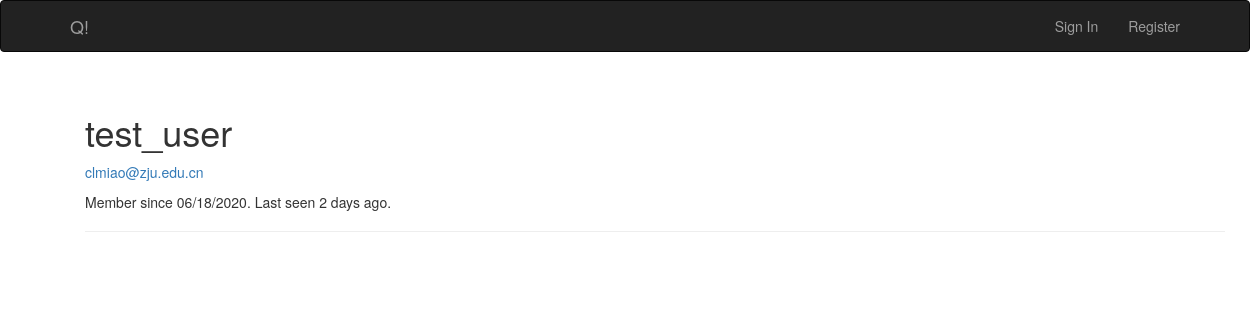
/user/test_user, run on an earlier commit of the app's database.
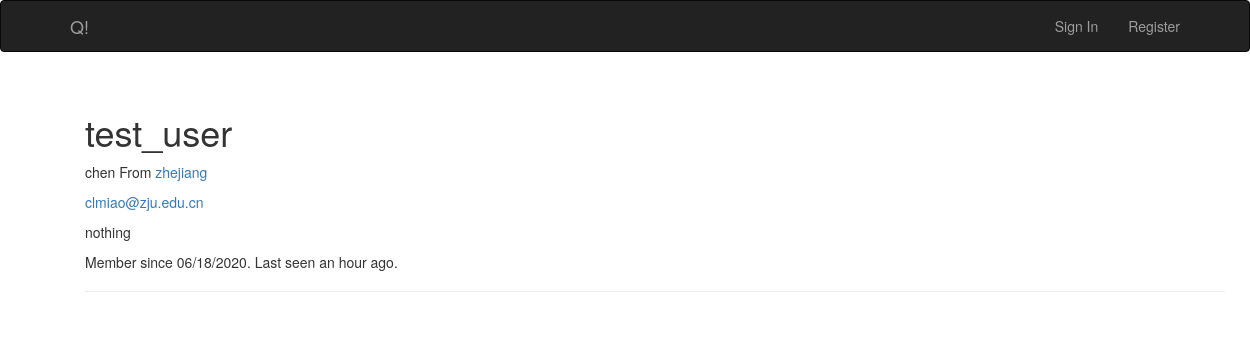
And on a later commit of the database.
### app/models.py (models this page shows, shortened)
class User(UserMixin, db.Model):
    __tablename__ = 'users'
    id = db.Column(db.Integer, primary_key=True)
    email = db.Column(db.String(64), unique=True, index=True)
    username = db.Column(db.String(64), unique=True)
    name = db.Column(db.String(64))
    location = db.Column(db.String(64))
    about_me = db.Column(db.Text())
    member_since = db.Column(db.DateTime(), default=datetime.utcnow)
    last_seen = db.Column(db.DateTime(), default=datetime.utcnow)
    confirmed = db.Column(db.Boolean, default=False)
    password_hash = db.Column(db.String(128))
    role_id = db.Column(db.Integer, db.ForeignKey('roles.id'))
    questionaires = db.relationship('Questionaire', backref="author", lazy="dynamic")
    posts = db.relationship('Post', backref="author", lazy="dynamic")
    @property
    def password(self):
        raise AttributeError('password is not a readable attribute')

### app/main/views.py (the view)
@main.route('/user/<username>')
def user(username):
    user = User.query.filter_by(username=username).first()
    if user is None:
        abort(404)
    return render_template('user.html', user=user)

### app/auth/views.py (called while the page is built)
@auth.before_app_request
def before_request():
    if current_user.is_authenticated:
        current_user.ping()
        if not current_user.confirmed \
            and request.endpoint[:5] != 'auth.':
            return redirect(url_for('auth.unconfirmed'))

### app/main/__init__.py (called while the page is built)
@main.app_context_processor
def inject_permission():
    return dict(Permission=Permission)

### app/models.py (called while the page is built)
    def is_administrator(self):
        return False

### app/templates/user.html (shortened to what this page needs)
{% extends 'base.html' %}
{% block page_content %}
<div class="page-header">
    <h1>{{ user.username }}</h1>
    {% if user.name or user.location %}
    <p>
        {% if user.name %}{{ user.name }}{% endif %}
        {% if user.location %}
            From <a href="http://maps.google.com/?q={{user.location}}">{{user.location}}</a>
        {% endif %}
    </p>
    {% endif %}
    {% if current_user.is_administrator %}
        <p><a href="mailto:{{user.email}}">{{user.email}}</a></p>
    {% endif %}
    {% if user.about_me %}
        <p>{{user.about_me}}</p>
    {% endif %}
    <p>
        Member since {{ moment(user.member_since).format('L') }}.
        Last seen {{ moment(user.last_seen).fromNow() }}.
    </p>
</div>
{% endblock page_content %}

What changed in the data, as far as the page shows it:
changed User "test_user": name (not shown) → "chen"; location (not shown) → "zhejiang"; about_me (not shown) → "nothing"; last_seen "2 days ago" → "an hour ago"
Also different on the page:
text now shown: "From"
